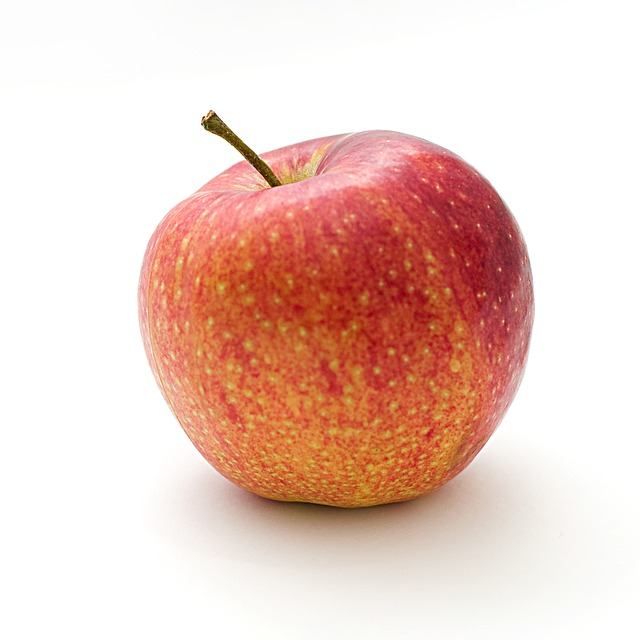
#> input picture Chapter_3/my_images/apple.jpg, 640 x 640 px
$ python 11_image_gradients.py   (older library calls are emulated)
#> lines starting #> are read from the running program, lines starting #| are printed output that depends on the picture
import cv2

# Load image
img = cv2.imread("./my_images/apple.jpg")
#> img is the input picture: shape (640, 640, 3); mean B, G, R 196, 205.5, 235.6

# Convert the image to grayscale
gray = cv2.cvtColor(img, cv2.COLOR_BGR2GRAY)
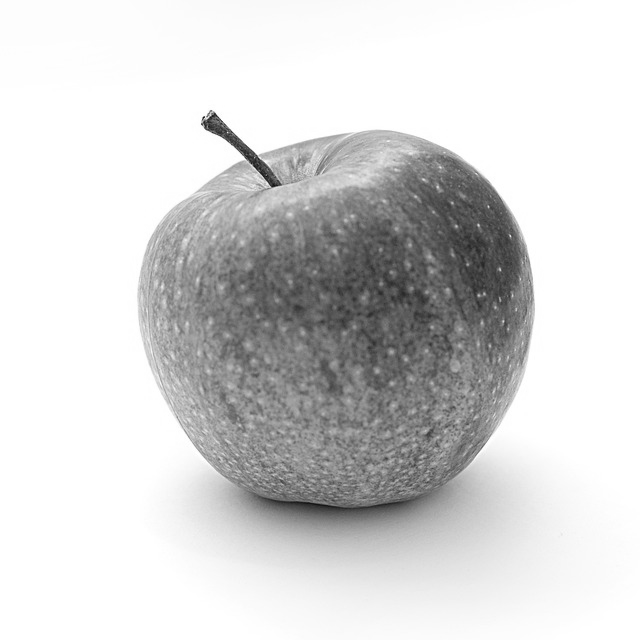
#> gray: shape (640, 640); min 18, max 255, mean 213.4

# Calculate the horizontal and vertical Sobel gradients
grad_x = cv2.Sobel(gray, cv2.CV_64F, 1, 0, ksize=3)
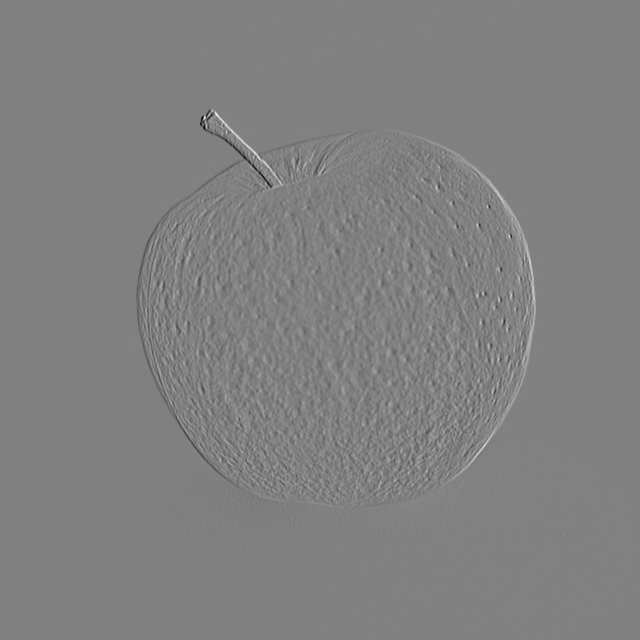
#> grad_x: shape (640, 640) float64; min -725, max 710, mean 0; drawn with min black and max white
grad_y = cv2.Sobel(gray, cv2.CV_64F, 0, 1, ksize=3)

# Calculate the absolute value of the gradients
abs_gray_x = cv2.convertScaleAbs(grad_x)
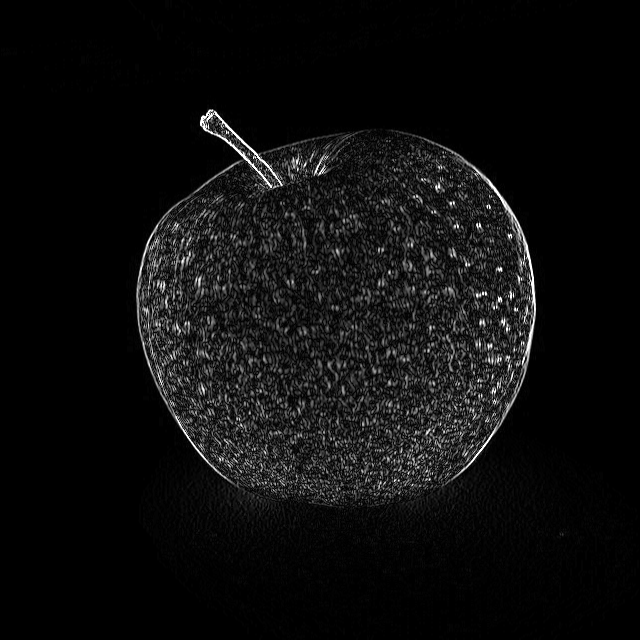
#> abs_gray_x: shape (640, 640); min 0, max 255, mean 13.8
abs_gray_y = cv2.convertScaleAbs(grad_y)
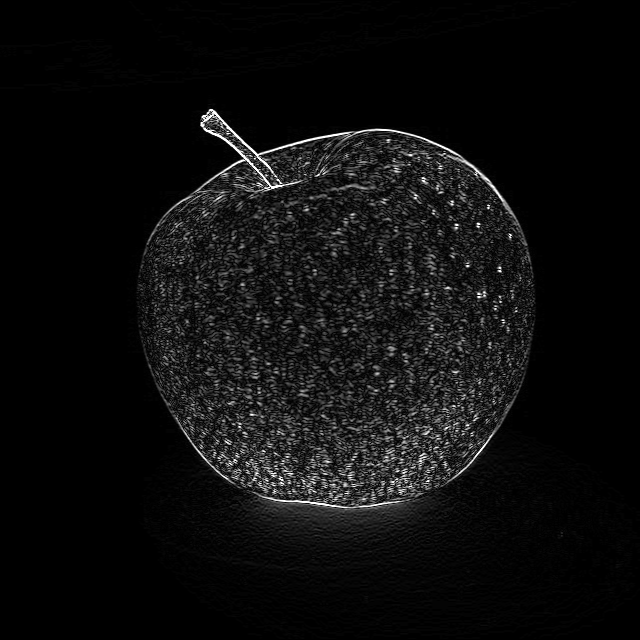
#> abs_gray_y: shape (640, 640); min 0, max 255, mean 13.7

# Combine the gradients using the magnitude and direction
grad_mag = cv2.addWeighted(abs_gray_x, 0.5, abs_gray_y, 0.5, 0)
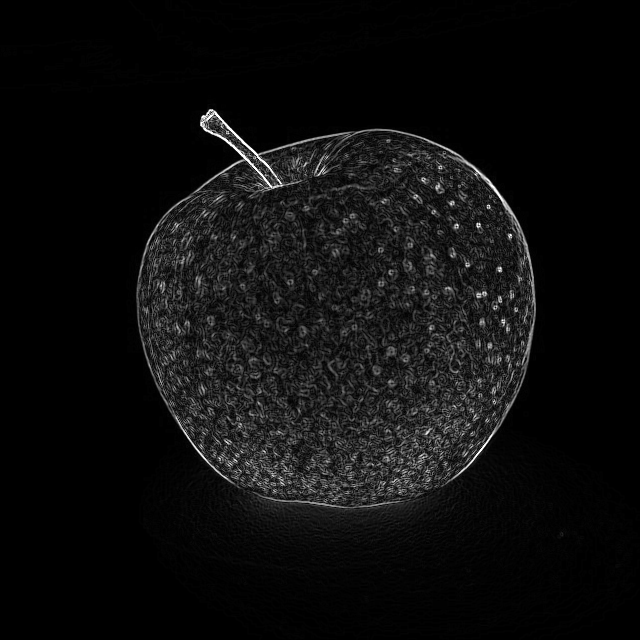
#> grad_mag: shape (640, 640); min 0, max 255, mean 13.7
grad_dir = cv2.phase(grad_x, grad_y, angleInDegrees=True)
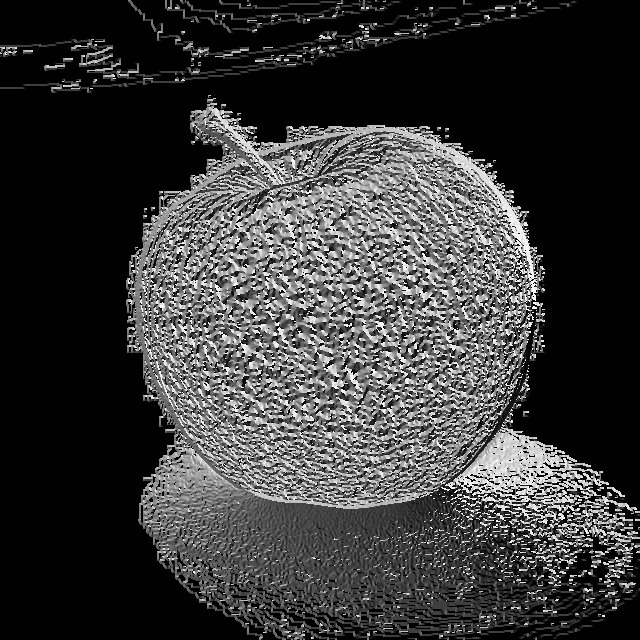
#> grad_dir: shape (640, 640) float64; min 0, max 359.7, mean 80.4; drawn with min black and max white

# Display the results
cv2.imshow("Original", img)
cv2.imshow("Horizontal Gradient", abs_gray_x)
cv2.imshow("Vertical Gradient", abs_gray_y)
cv2.imshow("Combined Gradient (Magnitude)", grad_mag)
cv2.imshow("Gradient Direction", grad_dir)
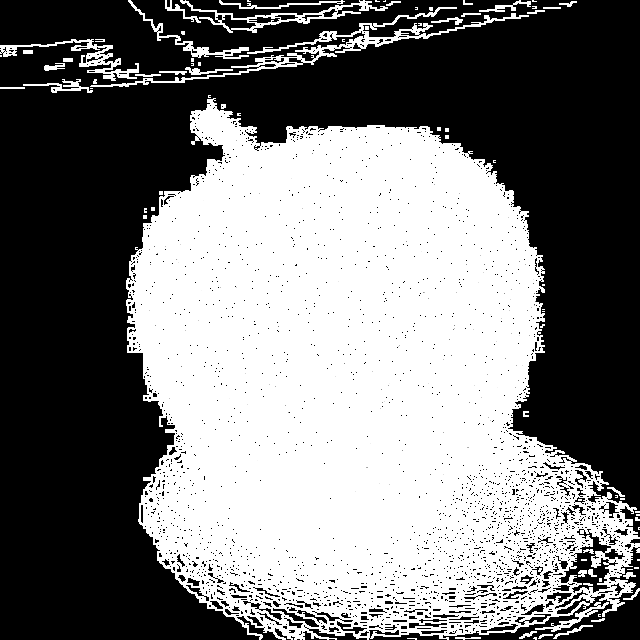
#> window 'Gradient Direction': shape (640, 640); min 0, max 255, mean 122.4

cv2.waitKey(0)
cv2.destroyAllWindows()
